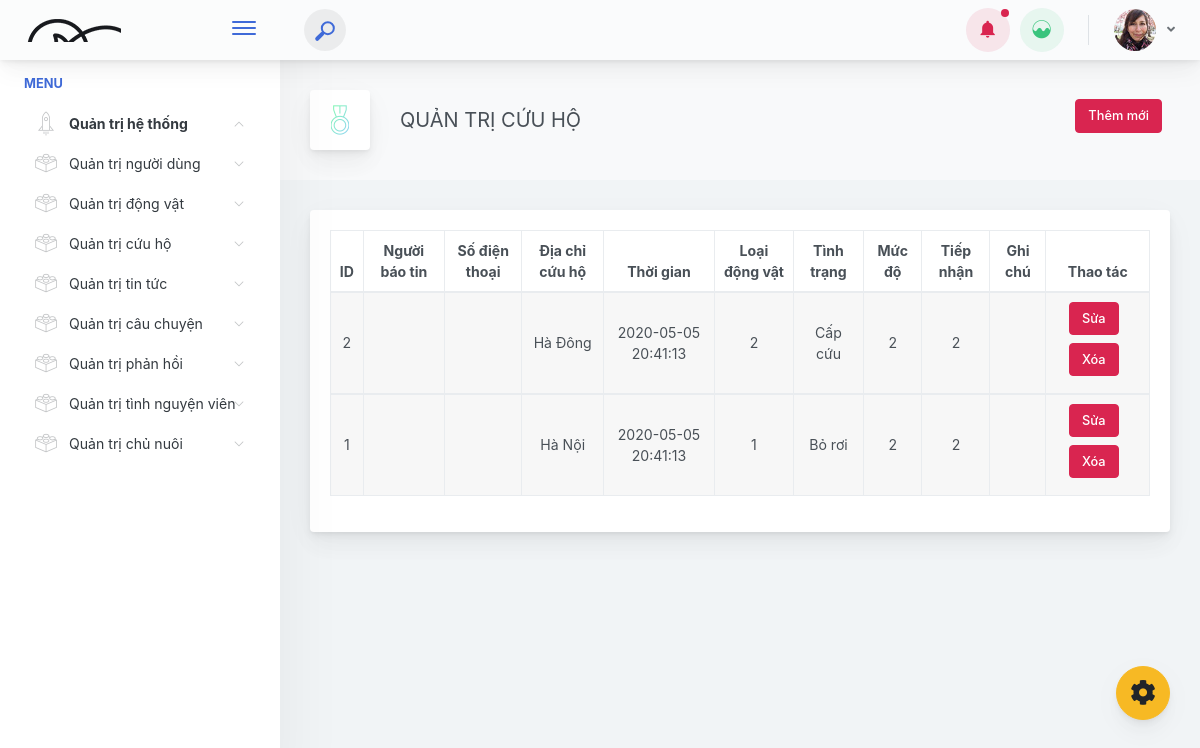
Before: /index.php/admin/quan_tri_cuu_ho with the older database file.
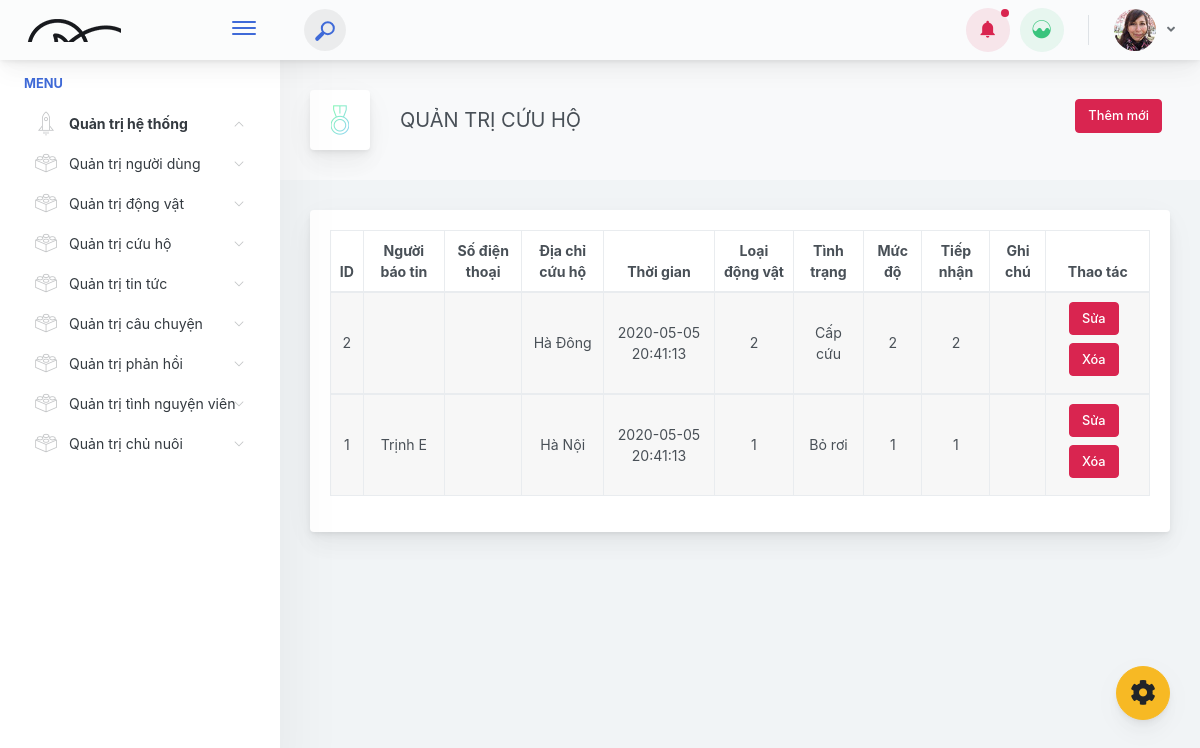
After: the same page with the newer database file.
### tables this page shows
CREATE TABLE `tbl_case` (
  `case_id` int(11) NOT NULL,
  `ng_bao_tin` varchar(200) DEFAULT NULL,
  `sdt` varchar(10) DEFAULT NULL,
  `dia_diem_cuu` varchar(200) NOT NULL,
  `thoi_gian` timestamp NOT NULL DEFAULT current_timestamp(),
  `loai_pet_id` int(11) NOT NULL,
  `tinh_trang` varchar(200) NOT NULL,
  `muc_do_id` int(11) NOT NULL,
  `tiep_nhan_id` int(11) NOT NULL,
  `ghi_chu` text DEFAULT NULL
);

### application/controllers/admin/Quan_tri_cuu_ho.php (called while the page is built, shortened)
<?php
class Quan_tri_cuu_ho extends CI_Controller {
	function __construct()
	{
		$this->load->library('pagination');
		$this->load->helper('url');
		$this->load->database();
		$this->load->model('m_cuu_ho');
		$this->load->model('m_loai_pet');
		$this->load->model('m_muc_do');
		$this->load->model('m_tiep_nhan');
	}
	public function index()
    {
        $data['title'] = "Quản trị cứu hộ | United Pets";
        $config['total_rows'] = $this->m_cuu_ho->countAll();
        $config['base_url'] = base_url() . "admin/Quan_tri_cuu_ho/index";
        $config['per_page'] = 3;
        $start = $this->uri->segment(4);
        $data['danh_sach'] = $this->m_cuu_ho->getListHasPaginate($config['per_page'], $start);
        $this->pagination->initialize($config);
        $paginator = $this->pagination->create_links();
        $data['paginator'] = $paginator;
        $this->load->view('admin/v_header', $data);
        $this->load->view('admin/v_menu');
        $this->load->view('admin/v_quan_tri_cuu_ho', $data);
    }
}

### index.php (called while the page is built, shortened)
<?php
require_once BASEPATH.'core/CodeIgniter.php';

### application/models/m_cuu_ho.php (called while the page is built, shortened)
<?php
  class m_cuu_ho extends CI_Model {
    public function getListHasPaginate($total, $start)
		{
			$this->db->limit($total, $start);
			$this->db->order_by("case_id","desc");
			$query = $this->db->get('tbl_case');
			return $query->result();
		}
  }
?>

### application/views/admin/v_quan_tri_cuu_ho.php (the view, shortened to what the changed rows need)
            <div class="app-main__outer">
                <div class="app-main__inner">
                                <div class="main-card mb-3 card">
                        <div class="card-body">
                            <table style="width: 100%; text-align:center;" id="example" class="table table-hover table-striped table-bordered">
                                <thead>
                                <tr>
                                    <th>ID</th>
                                    <th>Người báo tin</th>
                                    <th>Số điện thoại</th>
                                    <th>Địa chỉ cứu hộ</th>
                                    <th>Thời gian</th>
                                    <th>Loại động vật</th>
                                    <th>Tình trạng</th>
                                    <th>Mức độ</th>
                                    <th>Tiếp nhận</th>
                                    <th>Ghi chú</th>
                                    <th>Thao tác</th>
                                </tr>
                                </thead>
                                 <?php foreach ($danh_sach as $key => $row) {;?>
                                <tbody>
                                <tr>
                                    <td><?=$row->case_id;?></td>
                                    <td><?=$row->ng_bao_tin;?></td>
                                    <td><?=$row->sdt;?></td>
                                    <td><?=$row->dia_diem_cuu;?></td>
                                    <td><?=$row->thoi_gian;?></td>
                                    <td><?=$row->loai_pet_id;?></td>
                                    <td><?=$row->tinh_trang;?></td>
                                    <td><?=$row->muc_do_id;?></td>
                                    <td><?=$row->tiep_nhan_id;?></td>
                                    <td><?=$row->ghi_chu;?></td>
                                    <td>
                                            <a href="<?=base_url();?>admin/quan_tri_cuu_ho/sua/<?=$row->case_id;?>">
                                            <button class="ladda-button mb-2 mr-2 btn btn-danger" data-style="expand-right">
                                                <span class="ladda-label">Sửa</span>
                                            </button>
                                            </a>
                                            <a href="<?=base_url();?>admin/quan_tri_cuu_ho/xoa/<?=$row->case_id;?>">
                                            <button class="ladda-button mb-2 mr-2 btn btn-danger" data-style="expand-right">
                                                <span class="ladda-label">Xóa</span>
                                            </button>
                                            </a>
                                    </td>
                                </tr>
                                </tbody>
                                <?php
                                }
                                ;?>
                            </table>
                        </div>
                    </div>
                </div>
                </div>
    </div>
</div>
<div class="app-drawer-overlay d-none animated fadeIn"></div><script type="text/javascript" src="./assets/scripts/main.87c0748b313a1dda75f5.js"></script></body>
</html>

Changed rows visible on the page:
changed tbl_case "Hà Nội": ng_bao_tin (not shown) → "Trịnh E"; muc_do "2" → "1"; tiep_nhan "2" → "1"
